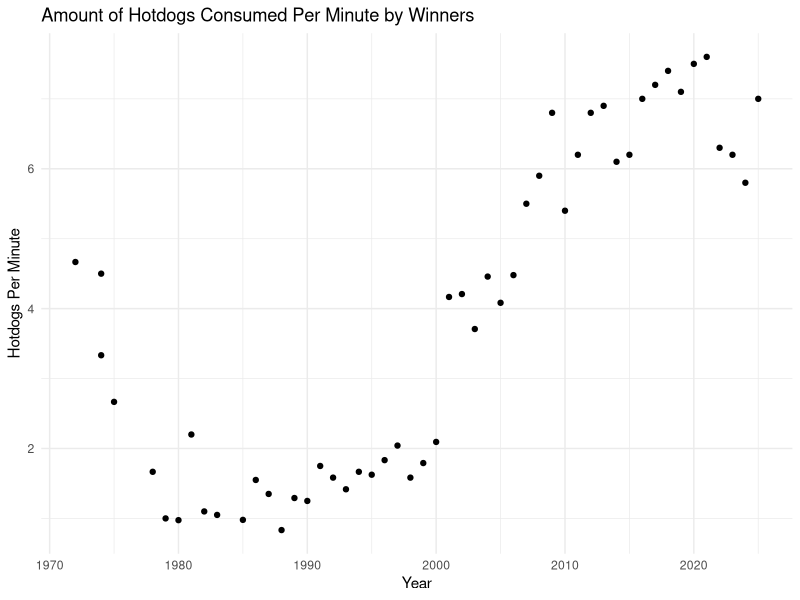

Write the R code that produced this figure.
## ---- chunk 1
#| include: false
library(readr)
library(tidyverse)
## ---- chunk 2
#| include: false
hotdog_clean <- read_csv("hotdog_clean.csv")

hotdog_men <- hotdog_clean |> filter(Sex == 1)
hotdog_women <- hotdog_clean |> filter(Sex == 0)

hotdog_men_min <- hotdog_men |> mutate(Hotdogs_per_minute = Dogs/Time)
hotdog_women_min <-hotdog_women |> mutate(Hotdogs_per_minute = Dogs/Time)
## ---- chunk 3
#| echo: false
ggplot(data = hotdog_men_min, aes(x = Year, y = Hotdogs_per_minute)) +
  geom_point() +
  theme_minimal() +
  labs(y = "Hotdogs Per Minute", title = "Amount of Hotdogs Consumed Per Minute by Winners")
